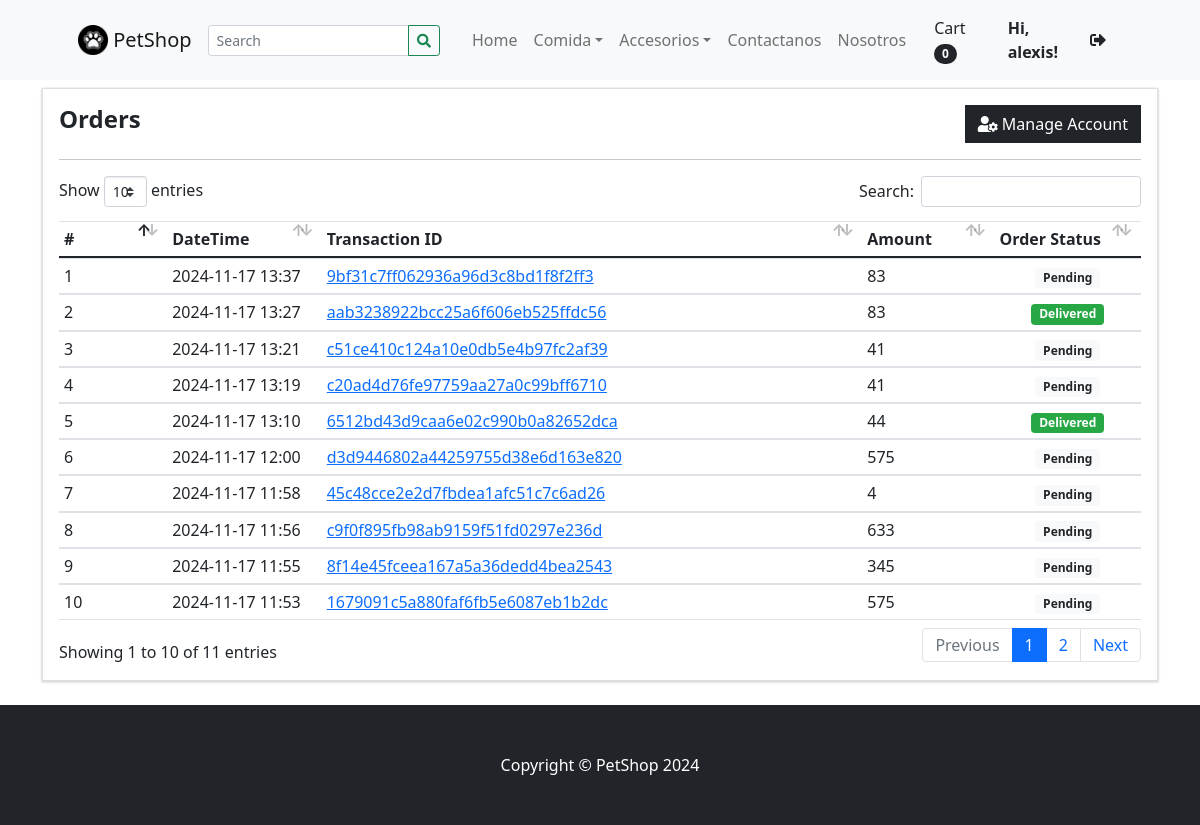
Screenshot of /?p=my_account (signed in) with the database file from the repository.
### tables this page shows
CREATE TABLE `categories` (
  `id` int(30) NOT NULL,
  `category` varchar(250) NOT NULL,
  `description` text DEFAULT NULL,
  `status` tinyint(1) NOT NULL DEFAULT 1,
  `date_created` datetime NOT NULL DEFAULT current_timestamp()
);

CREATE TABLE `orders` (
  `id` int(30) NOT NULL,
  `client_id` int(30) NOT NULL,
  `delivery_address` text NOT NULL,
  `payment_method` varchar(100) NOT NULL,
  `amount` double NOT NULL,
  `status` tinyint(2) NOT NULL DEFAULT 0,
  `paid` tinyint(1) NOT NULL DEFAULT 0,
  `date_created` datetime NOT NULL DEFAULT current_timestamp(),
  `date_updated` datetime DEFAULT NULL ON UPDATE current_timestamp()
);

### classes/DBConnection.php (called while the page is built, shortened)
<?php
class DBConnection{
    private $host = DB_SERVER;
    private $username = DB_USERNAME;
    private $password = DB_PASSWORD;
    private $database = DB_NAME;
    public $conn;
    public function __construct(){
        if (!isset($this->conn)) {
            $this->conn = new mysqli($this->host, $this->username, $this->password, $this->database);
        }
    }
}
?>

### config.php (called while the page is built, shortened)
<?php
require_once('classes/DBConnection.php');
require_once('classes/SystemSettings.php');
function validate_image($file){
	if(!empty($file)){
		if(is_file(base_app.$file)){
			return base_url.$file;
		}else{
			return base_url.'dist/img/no-image-available.png';
		}
	}else{
		return base_url.'dist/img/no-image-available.png';
	}
}
?>

### my_account.php (the view, shortened to what this page needs)
<section class="py-2">
    <div class="container">
        <div class="card rounded-0">
            <div class="card-body">
                <div class="w-100 justify-content-between d-flex">
                    <h4><b>Orders</b></h4>
                    <a href="./?p=edit_account" class="btn btn btn-dark btn-flat"><div class="fa fa-user-cog"></div> Manage Account</a>
                </div>
                    <hr class="border-warning">
                    <table class="table table-stripped text-dark">
                        <colgroup>
                            <col width="10%">
                            <col width="15">
                            <col width="25">
                            <col width="25">
                            <col width="15">
                        </colgroup>
                        <thead>
                            <tr>
                                <th>#</th>
                                <th>DateTime</th>
                                <th>Transaction ID</th>
                                <th>Amount</th>
                                <th>Order Status</th>
                            </tr>
                        </thead>
                        <tbody>
                            <?php
                                $i = 1;
                                $qry = $conn->query("SELECT o.*,concat(c.firstname,' ',c.lastname) as client from `orders` o inner join clients c on c.id = o.client_id where o.client_id = '".$_settings->userdata('id')."' order by unix_timestamp(o.date_created) desc ");
                                while($row = $qry->fetch_assoc()):
                            ?>
                                <tr>
                                    <td><?php echo $i++ ?></td>
                                    <td><?php echo date("Y-m-d H:i",strtotime($row['date_created'])) ?></td>
                                    <td><a href="javascript:void(0)" class="view_order" data-id="<?php echo $row['id'] ?>"><?php echo md5($row['id']); ?></a></td>
                                    <td><?php echo number_format($row['amount']) ?> </td>
                                    <td class="text-center">
                                            <?php if($row['status'] == 0): ?>
                                                <span class="badge badge-light text-dark">Pending</span>
                                            <?php elseif($row['status'] == 1): ?>
                                                <span class="badge badge-primary">Packed</span>
                                            <?php elseif($row['status'] == 2): ?>
                                                <span class="badge badge-warning">Out for Delivery</span>
                                            <?php elseif($row['status'] == 3): ?>
                                                <span class="badge badge-success">Delivered</span>
                                            <?php else: ?>
                                                <span class="badge badge-danger">Cancelled</span>
                                            <?php endif; ?>
                                        </td>
                                    </tr>
                            <?php endwhile; ?>
                        </tbody>
                    </table>
            </div>
        </div>
    </div>
</section>

### inc/topBarNav.php (shortened to what this page needs)
<nav class="navbar navbar-expand-lg navbar-light bg-light">
            <div class="container px-4 px-lg-5 ">
                <a class="navbar-brand" href="./">
                <img src="<?php echo validate_image($_settings->info('logo')) ?>" width="30" height="30" class="d-inline-block align-top" alt="" loading="lazy">
                <?php echo $_settings->info('short_name') ?>
                </a>
                <form class="form-inline" id="search-form">
                  <div class="input-group">
                    <input class="form-control form-control-sm form " type="search" placeholder="Search" aria-label="Search" name="search"  value="<?php echo isset($_GET['search']) ? $_GET['search'] : "" ?>"  aria-describedby="button-addon2">
                    <div class="input-group-append">
                      <button class="btn btn-outline-success btn-sm m-0" type="submit" id="button-addon2"><i class="fa fa-search"></i></button>
                    </div>
                  </div>
                </form>
                <div class="collapse navbar-collapse" id="navbarSupportedContent">
                    <ul class="navbar-nav me-auto mb-2 mb-lg-0 ms-lg-4">
                        <li class="nav-item"><a class="nav-link" aria-current="page" href="./">Home</a></li>
                        <?php
                        $cat_qry = $conn->query("SELECT * FROM categories where status = 1 ");
                        while($crow = $cat_qry->fetch_assoc()):
                          $sub_qry = $conn->query("SELECT * FROM sub_categories where status = 1 and parent_id = '{$crow['id']}' ");
                          if($sub_qry->num_rows <= 0):
                        ?>
                        <li class="nav-item"><a class="nav-link" aria-current="page" href="./?p=products&c=<?php echo md5($crow['id']) ?>"><?php echo $crow['category'] ?></a></li>
                        <?php else: ?>
                        <li class="nav-item dropdown">
                          <a class="nav-link dropdown-toggle" id="navbarDropdown<?php echo $crow['id'] ?>" href="#" role="button" data-toggle="dropdown" aria-expanded="false"><?php echo $crow['category'] ?></a></a>
                        </li>
                        <?php endif; ?>
                        <?php endwhile; ?>
                        <li class="nav-item"><a class="nav-link" href="./?p=contact">Contactanos</a></li>
                        <li class="nav-item"><a class="nav-link" href="./?p=about">Nosotros</a></li>
                    </ul>
                    <div class="d-flex align-items-center">
                      <?php if(!isset($_SESSION['userdata']['id'])): ?>
                        <button class="btn btn-outline-dark ml-2" id="login-btn" type="button">Login</button>
                        <?php else: ?>
                        <a class="text-dark mr-2 nav-link" href="./?p=cart">
                            Cart
                            <span class="badge bg-dark text-white ms-1 rounded-pill" id="cart-count">
                              <?php
                              if(isset($_SESSION['userdata']['id'])):
                                $count = $conn->query("SELECT SUM(quantity) as items from `cart` where client_id =".$_settings->userdata('id'))->fetch_assoc()['items'];
                                echo ($count > 0 ? $count : 0);
                              else:
                                echo "0";
                              endif;
                              ?>
                            </span>
                        </a>
                            <a href="./?p=my_account" class="text-dark  nav-link"><b> Hi, <?php echo $_settings->userdata('firstname')?>!</b></a>
                            <a href="logout.php" class="text-dark  nav-link"><i class="fa fa-sign-out-alt"></i></a>
                        <?php endif; ?>
                    </div>
                </div>
            </div>
        </nav>

### rows the page displays
categories: category "Comida"
categories: category "Accesorios"
orders: date_created "2024-11-17 13:37", id "9bf31c7ff062936a96d3c8bd1f8f2ff3", amount "83", status "Pending"
orders: date_created "2024-11-17 13:27", id "aab3238922bcc25a6f606eb525ffdc56", amount "83", status "Delivered"
orders: date_created "2024-11-17 13:21", id "c51ce410c124a10e0db5e4b97fc2af39", amount "41", status "Pending"
orders: date_created "2024-11-17 13:19", id "c20ad4d76fe97759aa27a0c99bff6710", amount "41", status "Pending"
orders: date_created "2024-11-17 13:10", id "6512bd43d9caa6e02c990b0a82652dca", amount "44", status "Delivered"
orders: date_created "2024-11-17 12:00", id "d3d9446802a44259755d38e6d163e820", amount "575", status "Pending"
orders: date_created "2024-11-17 11:58", id "45c48cce2e2d7fbdea1afc51c7c6ad26", amount "4", status "Pending"
orders: date_created "2024-11-17 11:56", id "c9f0f895fb98ab9159f51fd0297e236d", amount "633", status "Pending"
orders: date_created "2024-11-17 11:55", id "8f14e45fceea167a5a36dedd4bea2543", amount "345", status "Pending"
orders: date_created "2024-11-17 11:53", id "1679091c5a880faf6fb5e6087eb1b2dc", amount "575", status "Pending"

### other values shown
$_settings->info('short_name') "PetShop"
$_settings->userdata('firstname') "alexis"
